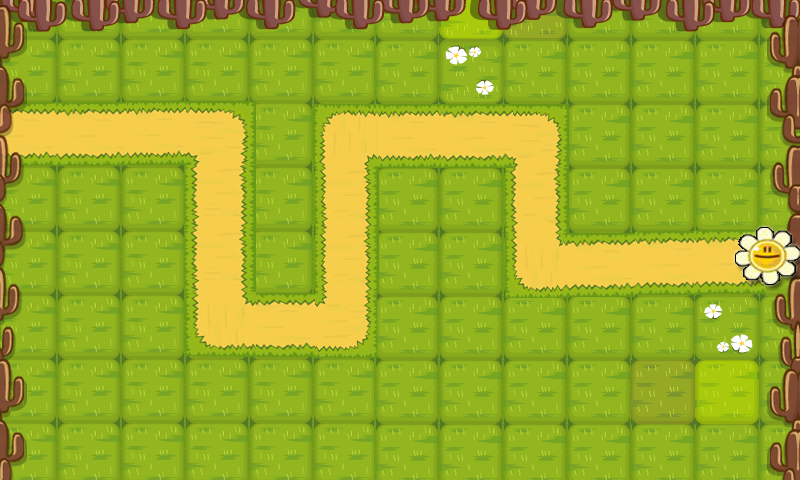

Tiled map render using the project's own tile images. Description and the map definition, with tile-layer contents summarised, below:
An orthogonal 25x15 tile map with 32x32 px tiles, 2 tile layers (Tile Layer 1, rock), 2 hidden layers not drawn.

<map version="1.0" orientation="orthogonal" width="25" height="15" tilewidth="32" tileheight="32">
 <tileset firstgid="1" name="map_01" tilewidth="32" tileheight="32">
  <image source="map_01.png" width="800" height="480" />
 </tileset>
 <layer name="Tile Layer 1" width="25" height="15">
  <data>[375 cells, 375 non-empty, 375 distinct tile ids]</data>
 </layer>
 <layer name="way" width="25" height="15" visible="0">
  <data>[375 cells, 39 non-empty, 1 distinct tile ids]</data>
 </layer>
 <layer name="build" width="25" height="15" visible="0">
  <data>[375 cells, 232 non-empty, 4 distinct tile ids]</data>
 </layer>
 <layer name="rock" width="25" height="15">
  <data>[375 cells, 0 non-empty, 0 distinct tile ids]</data>
 </layer>
</map>